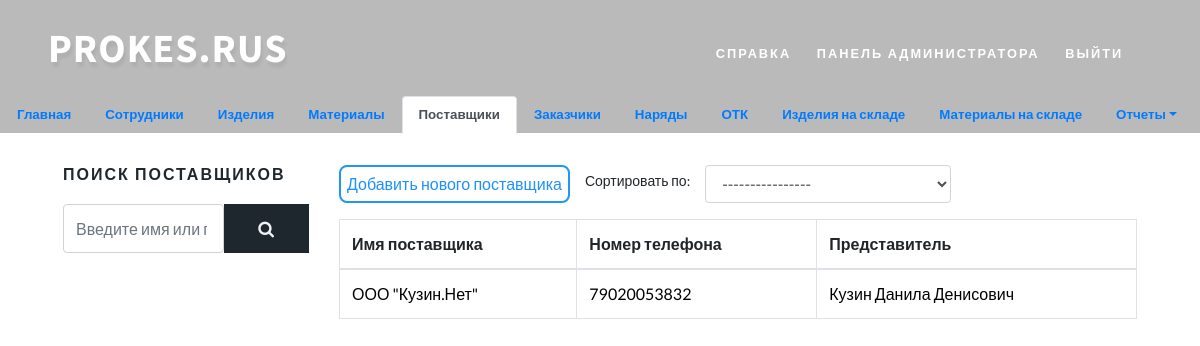
The page /supplier_list/ (signed in) on the database its author committed.
### prokes/models.py (models this page shows, shortened)
class Suppliers(models.Model):
    name = models.CharField('Наименование поставщика', max_length=150)
    email = models.EmailField('Email')
    phone_number = models.CharField('Номер телефона', max_length=11, default='8')
    representative = models.CharField("Представитель (ФИО)", max_length=100)
    class Meta:
        verbose_name = "Поставщик"
        verbose_name_plural = 'Поставщики'

### prokes/views.py (the view)
# urls.py: path("supplier_list/", login_required(login_url='login')(views.SuppliersListView.as_view()), name="supplier_list"),
class SuppliersListView(ListView):
    model = Suppliers
    queryset = Suppliers.objects.all()
    template_name = "suppliers/suppliers_list.html"

### templates/suppliers/suppliers_list.html (shortened to what this page needs)
{% extends 'suppliers/base.html' %}
{% block suppliers %}
    {% include 'include/sidebars/suppliers_sidebar.html' %}
    <div class="left-ads-display col-lg-9">
        <div class="form-group row">
            <input type="button" style="margin-left: 15px" class="bitbutton info" onclick='location.href="{% url "supplier_create" %}"' value="Добавить нового поставщика">
            <label style="margin-left: 15px" for="id_worker_select" class="col-form-label col-form-label-sm">Сортировать по:</label>
            <div class="col-sm-4">
                <select id="id_select_sort" data-sort-url="{% url "supplier_create" %}" class="form-control">
                    <option value="0">----------------</option>
                </select>
            </div>
        </div>
        <div class="" id="id_content" style="margin-top: 15px">
            <table class="table table-bordered table-hover">
                <thead>
                <th>Имя поставщика</th>
                <th>Номер телефона</th>
                <th>Представитель</th>
                </thead>
                <tbody>
                {% for supplier in suppliers_list %}
                    <tr>
                        <td><a href="{{ supplier.id }}" title="Перейти на страницу поставщика {{ supplier.name }}">{{ supplier.name }}</a></td>
                        <td><a href="{{ supplier.id }}" title="Перейти на страницу поставщика {{ supplier.name }}">{{ supplier.phone_number }}</a></td>
                        <td><a href="{{ supplier.id }}" title="Перейти на страницу поставщика {{ supplier.name }}">{{ supplier.representative }}</a></td>
                    </tr>
                {% endfor %}
                </tbody>
            </table>
        </div>
    </div>
{% endblock suppliers %}

### static/css/style.css (style rules this page uses)
html, body { margin: 0; font-size: 100%; background: #fff; font-family: 'Lato', sans-serif; scroll-behavior: smooth; }
body a { text-decoration: none; transition: 0.5s all; -webkit-transition: 0.5s all; -moz-transition: 0.5s all; -o-transition: 0.5s all; -ms-transition: 0.5s all; }
input[type="button"], input[type="submit"], input[type="text"], input[type="email"], input[type="search"] { transition: 0.5s all; -webkit-transition: 0.5s all; -moz-transition: 0.5s all; -o-transition: 0.5s all; -ms-transition: 0.5s all; font-family: 'Source Sans Pro', sans-serif; }

### templates/base.html (style rules this page uses)
body, html { margin: 0; padding: 0; height: 100%; width: 100%; }

### templates/suppliers/suppliers_list.html (style rules this page uses)
a { color: black; }

### rows shown on the page
Suppliers: name "ООО \"Кузин.Нет\"", phone_number "79020053832", representative "Кузин Данила Денисович"
